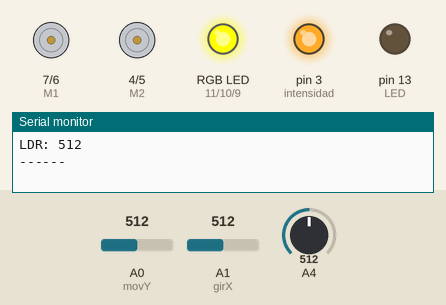
A sketch run on a simulated Arduino Uno, built with avr-gcc and run on an emulated ATmega328P. Parts: direction and speed pins drawn as motors (green arrow = direction pin HIGH = forward, orange = LOW = backward, longer = more drive), an RGB LED mixed from three pins (HIGH = lit), output pins drawn as LEDs (lit = HIGH), the last lines printed to the serial monitor. The inputs (shaded band) are chosen by the test bench; at power-on: A0 (movY) = 512, A1 (girX) = 512, A4 = 512.

Above: at 1.25 s.
1.3 s: A0 (movY) set to 0
At 4.4 s:
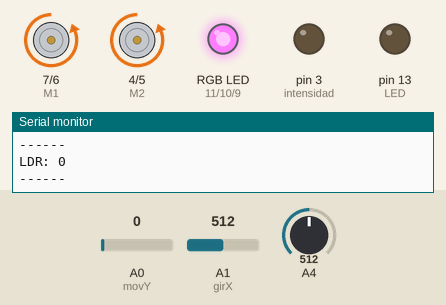
4.8 s: A1 (girX) set to 529
At 6.51 s:
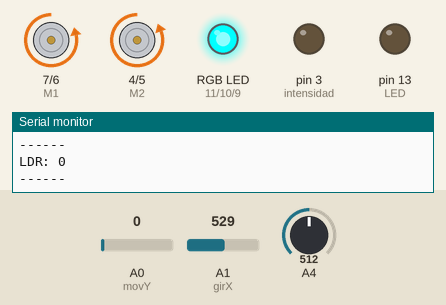
8.3 s: A0 (movY) set to 511
At 11.4 s:
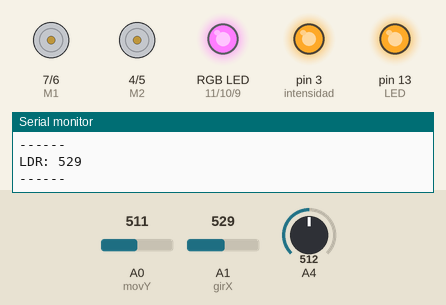
11.8 s: A0 (movY) set to 306
At 14.9 s:
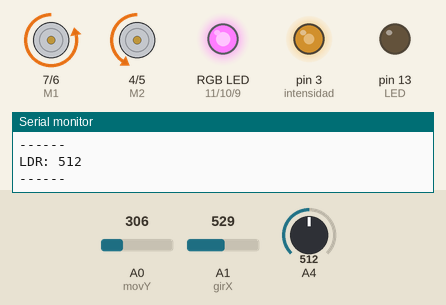
15.4 s: A1 (girX) set to 716
At 18.8 s:
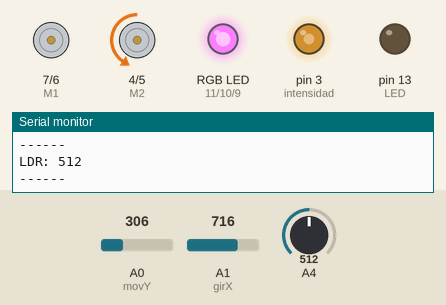
19.0 s: A1 (girX) set to 900
At 22.3 s:
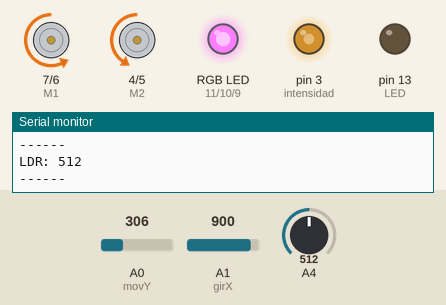
Timing chart, 0 to 23.6 s (numbered marks = the images above; inputs shaded):
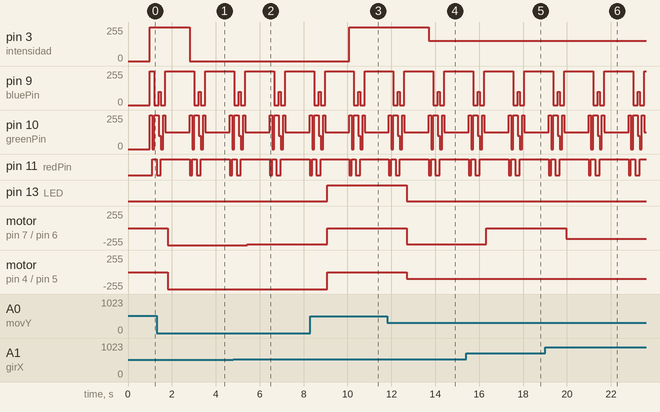

Measured:
- the behaviour switches between 512 and 513 on A1 (girX) (found by bisection; images 1 and 2)
- after the input at 1.3 s, pin 3 (intensidad): 255/255 → 0/255 after 1.5 s; pin 13 (LED): stays LOW (without the input it goes to HIGH after 0.50 s); motor on pin 7 (M1) / pin 6 (E1), motor on pin 4 (M2) / pin 5 (E2): stopped → backward 255/255 after 0.50 s
- after the input at 4.8 s, motor on pin 7 (M1) / pin 6 (E1): backward 255/255 → backward 246/255 after 0.64 s
- after the input at 8.3 s, pin 3 (intensidad): 0/255 → 254/255 after 1.8 s; pin 13 (LED): LOW → HIGH after 0.79 s; motor on pin 7 (M1) / pin 6 (E1): backward 246/255 → stopped after 0.79 s; motor on pin 4 (M2) / pin 5 (E2): backward 255/255 → stopped after 0.79 s
- after the input at 11.8 s, pin 3 (intensidad): 254/255 → 152/255 after 1.9 s; pin 13 (LED): HIGH → LOW after 0.89 s; motor on pin 7 (M1) / pin 6 (E1): stopped → backward 246/255 after 0.89 s; motor on pin 4 (M2) / pin 5 (E2): stopped → backward 102/255 after 0.89 s
- after the input at 15.4 s, motor on pin 7 (M1) / pin 6 (E1): backward 246/255 → stopped after 0.93 s
- after the input at 19.0 s, motor on pin 7 (M1) / pin 6 (E1): stopped → backward 164/255 after 0.97 s
- by itself, pin 9 (bluePin): repeats every 1.8 s: 100/255 0.10 s, 0/255 0.20 s, 255/255 1.3 s, 0/255 0.20 s

The sketch:

_2WD_Prototype3.ino
```cpp
//2WD Prototype3
//By JORGE
//Arduino uno, DFrobot 2drives L298, 2 dc 6v 0.4A

int E2 = 5; //Pwm motor 2---pin5
int M2 = 4; //Motor 2 con sensor---pin4
int E1 = 6; //Pwm motor 1---pin6
int M1 = 7; //Motor 1 sin sensor---pin7
int movY = A0; // Eje x joystick||||||||||||||||||||||||||||||||||||||||||||||||||||||||||||||||||||||||||||||||||||||||||||||||||||||||||||||||||||||||||||||||||777
int girX = A1; // Eje y joystick||||||||||||||||||||||||||||||||||||||||||||||||||||||||||||||||||||||||||||||||||||||||||||||||||||||||||||||||||||||||||||||||||777
int R = A5; // Entrada encoder
int joyY = 0;
int joyX = 0;
int Y = 0;
int YY = 0;
int X = 0;
int XX = 0;
int LED = 13;
int intensidad = 3;
int redPin = 11;
int greenPin = 10;
int bluePin = 9;
int i = 0;
int m = 0;
void setup()
{
    pinMode(M1, OUTPUT); //Salida para motor 1
    pinMode(M2, OUTPUT); //Salida para motor 2
    pinMode(LED, OUTPUT);  //Salida LED punto muerto
    pinMode(girX, INPUT);   //Entrada eje X joystick
    pinMode(movY, INPUT);   //Entrada eje Y joystick
    pinMode(R, INPUT);   //Entrada encoder
    Serial.begin(9600);
    pinMode(redPin, OUTPUT);
    pinMode(greenPin, OUTPUT);
    pinMode(bluePin, OUTPUT);
    pinMode(intensidad, OUTPUT);
}
void loop()
{
  i = analogRead(movY);
  m = map(i, 0, 512, 0, 255);
  Serial.print("LDR: ");
  Serial.println(analogRead(i));
  Serial.println("------");
  delay(1000);

  analogWrite(intensidad, m);
  analogWrite(redPin, 0);
  analogWrite(greenPin, 255);
  analogWrite(bluePin, 255);
  delay(100);

  analogWrite(intensidad, m);
  analogWrite(redPin, 255);
  analogWrite(greenPin, 0);
  analogWrite(bluePin, 255);
  delay(100);

  analogWrite(intensidad, m);
  analogWrite(redPin, 255);
  analogWrite(greenPin, 255);
  analogWrite(bluePin, 0);
  delay(100);

  analogWrite(intensidad, m);
  analogWrite(redPin, 0);
  analogWrite(greenPin, 255);
  analogWrite(bluePin, 0);
  delay(100);

  analogWrite(intensidad, m);
  analogWrite(redPin, 0);
  analogWrite(greenPin, 100);
  analogWrite(bluePin, 100);
  delay(100);

  analogWrite(intensidad, m);
  analogWrite(redPin, 255);
  analogWrite(greenPin, 0);
  analogWrite(bluePin, 0);
  delay(100);

  analogWrite(intensidad, m);
  analogWrite(redPin, 255);
  analogWrite(greenPin, 255);
  analogWrite(bluePin, 0);
  delay(100);

  analogWrite(intensidad, m);
  analogWrite(redPin,255);
  analogWrite(greenPin, 125);
  analogWrite(bluePin, 255);
  delay(100);

  int Y = analogRead(movY); //Lectura eje Y
  int X = analogRead(girX); //Lectura eje X
  int XX = X - 511; //Centrado
  int YY = Y - 511; //Centrado
  int joyY = YY / 2; //Ajuste para salida analogica
  map(joyY, -255, 255, 0, 255);
  int joyX = XX / 2; //Ajuste para salida analogica
  map(joyX, -255, 255, 0, 255);
  E1 = min(E1, 255);
  E2 = min(E2, 255);
  E1 = max(E1, 0);
  E2 = max(E2, 0);
//Si el joystick va hacia delante...
  if(YY > 30)
  {
   if(XX > 0)
    {
    digitalWrite(M1, HIGH); //Motor 1 hacia adelante
    digitalWrite(M2, HIGH); //Motor 2 hacia adelante
    analogWrite(E1, joyY - joyX); //PWM M1 = incremento de Y + direccion de X
    analogWrite(E2, joyY); //PWM M2 = incremento de Y - direccion de X
    digitalWrite(LED, LOW); //LED punto muerto apagado
    delay(10);
    }
   if(XX < 0)
    {
    digitalWrite(M1, HIGH); //Motor 1 hacia adelante
    digitalWrite(M2, HIGH); //Motor 2 hacia adelante
    analogWrite(E1, joyY); //PWM M1 = incremento de Y + direccion de X
    analogWrite(E2, joyY + joyX); //PWM M2 = incremento de Y - direccion de X
    digitalWrite(LED, LOW); //LED punto muerto apagado
    delay(10);
    }
  }

//Si el joystick va hicia atras...
  if(YY < -30)
  {
   if(XX > 0)
    {
     digitalWrite(M1, LOW); //
     digitalWrite(M2, LOW);
     analogWrite(E1, -(joyY) - joyX);
     analogWrite(E2, -(joyY));
     digitalWrite(LED, LOW);
     delay(20);
    }
   if(XX < 0)
    {
    digitalWrite(M1, LOW); //
    digitalWrite(M2, LOW);
    analogWrite(E1, -(joyY));
    analogWrite(E2, -(joyY) - joyX);
    digitalWrite(LED, LOW);
    delay(20);
    }
  }
  if(-30>= YY && YY <= 30)
  {
   if(XX < 0)
    {
    digitalWrite(M1, LOW);
    digitalWrite(M2, HIGH);
    analogWrite(E1, -(joyX));
    analogWrite(E2, -(joyX));
    digitalWrite(LED, LOW);
    delay(20);
    }
   if(XX < 0)
    {
     digitalWrite(M1, HIGH);
     digitalWrite(M2, LOW);
     analogWrite(E1, joyX);
     analogWrite(E2, joyX);
     digitalWrite(LED, LOW);
     delay(20);
    }
  }

  else
  {
    analogWrite(E1, LOW);
    analogWrite(E2, LOW);
    digitalWrite(LED, HIGH);
  }
}
```
